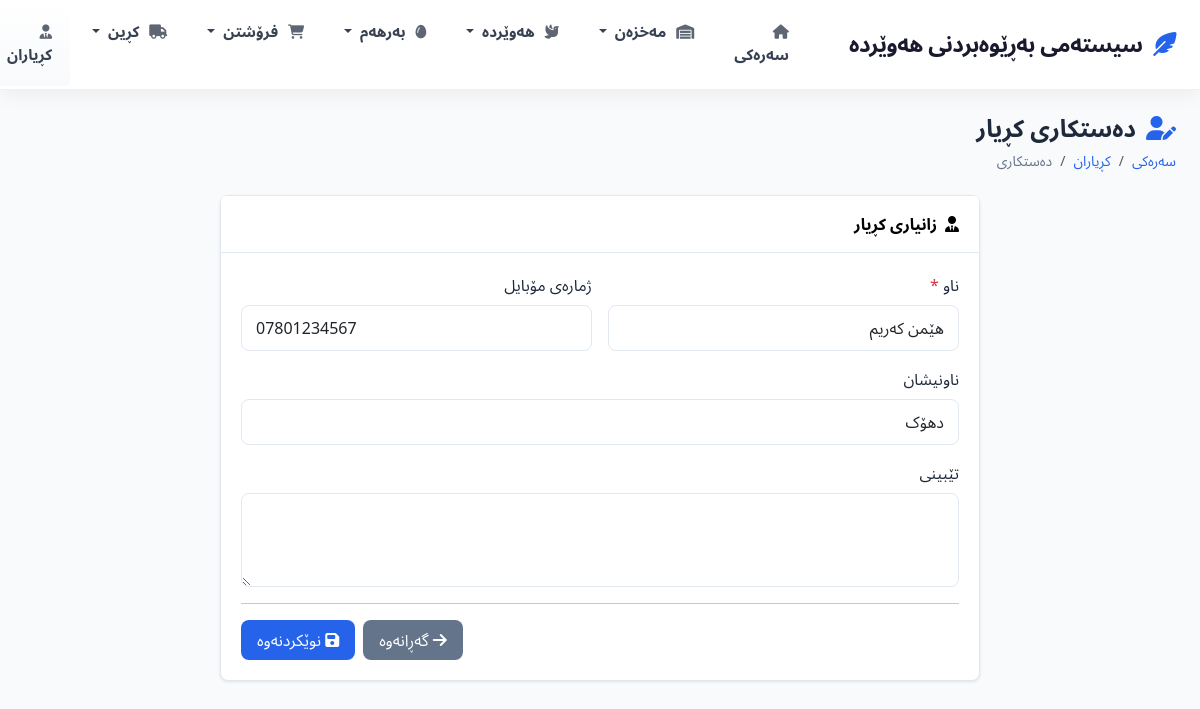
Screenshot of /pages/customers/edit.php?id=3 (signed in) with the database file from the repository.
### tables this page shows
CREATE TABLE IF NOT EXISTS customers (
    id INT AUTO_INCREMENT PRIMARY KEY,
    name VARCHAR(255) NOT NULL,
    phone VARCHAR(20),
    email VARCHAR(100),
    address TEXT,
    total_purchases DECIMAL(12,2) DEFAULT 0.00,
    created_at TIMESTAMP DEFAULT CURRENT_TIMESTAMP,
    updated_at TIMESTAMP DEFAULT CURRENT_TIMESTAMP ON UPDATE CURRENT_TIMESTAMP
);

### includes/database.php (called while the page is built, shortened)
<?php
class Database {
    private $host = DB_HOST;
    private $user = DB_USER;
    private $pass = DB_PASS;
    private $dbname = DB_NAME;
    private $conn;
    private $stmt;
    public function __construct() {
        $options = array(
            PDO::ATTR_PERSISTENT => true,
            PDO::ATTR_ERRMODE => PDO::ERRMODE_EXCEPTION,
            PDO::ATTR_DEFAULT_FETCH_MODE => PDO::FETCH_ASSOC,
            PDO::MYSQL_ATTR_INIT_COMMAND => "SET NAMES utf8mb4"
        );
        try {
            $dsn = 'mysql:host=' . $this->host . ';dbname=' . $this->dbname . ';charset=utf8mb4';
            $this->conn = new PDO($dsn, $this->user, $this->pass, $options);
        } catch(PDOException $e) {
            $this->error = $e->getMessage();
            die('Database Connection Error: ' . $this->error);
        }
    }
    private function createTables() {
        $this->conn->exec($sql);
        $this->conn->exec("
        CREATE TABLE IF NOT EXISTS incubator (
            id INT AUTO_INCREMENT PRIMARY KEY,
            group_name VARCHAR(255) NOT NULL,
            customer_id INT,
            egg_id INT,
            egg_quantity INT NOT NULL DEFAULT 0,
            entry_date DATE NOT NULL,
            expected_hatch_date DATE NOT NULL,
            status ENUM('incubating','hatched') DEFAULT 'incubating',
            hatched_count INT DEFAULT 0,
            damaged_count INT DEFAULT 0,
            notes TEXT,
            created_at TIMESTAMP DEFAULT CURRENT_TIMESTAMP,
            updated_at TIMESTAMP DEFAULT CURRENT_TIMESTAMP ON UPDATE CURRENT_TIMESTAMP
        ) ENGINE=InnoDB DEFAULT CHARSET=utf8mb4 COLLATE=utf8mb4_unicode_ci;
        ");
        try {
            $this->conn->exec("ALTER TABLE incubator ADD COLUMN customer_id INT AFTER group_name");
        } catch (PDOException $e) {
        }
        try {
            $this->conn->exec("ALTER TABLE chicks ADD COLUMN egg_id INT AFTER batch_name");
        } catch (PDOException $e) {
        }
        try {
            $this->conn->exec("ALTER TABLE chicks MODIFY COLUMN batch_name VARCHAR(255) DEFAULT ''");
        } catch (PDOException $e) {
        }
        try {
            $this->conn->exec("ALTER TABLE chicks ADD COLUMN incubator_id INT AFTER egg_id");
        } catch (PDOException $e) {
        }
        try {
            $this->conn->exec("ALTER TABLE chicks ADD COLUMN customer_id INT AFTER incubator_id");
        } catch (PDOException $e) {
        }
    }
    public function query($sql) {
        $this->stmt = $this->conn->prepare($sql);
    }
    public function bind($param, $value, $type = null) {
        if(is_null($type)) {
            switch(true) {
                default:
                    $type = PDO::PARAM_STR;
            }
        }
        $this->stmt->bindValue($param, $value, $type);
    }
    public function execute() {
        return $this->stmt->execute();
    }
    public function single() {
        $this->execute();
        return $this->stmt->fetch();
    }
}
$db = new Database();
?>

### pages/customers/edit.php (the view, shortened to what this page needs)
<?php
$basePath = '../../';
require_once $basePath . 'includes/database.php';
$id = $_GET['id'] ?? 0;
$db->query("SELECT * FROM customers WHERE id = :id");
$db->bind(':id', $id);
$customer = $db->single();
require_once $basePath . 'includes/header.php';
?>
<div class="page-header">
    <div>
        <h2><i class="fas fa-user-edit"></i> دەستکاری کڕیار</h2>
        <nav aria-label="breadcrumb">
            <ol class="breadcrumb">
                <li class="breadcrumb-item"><a href="<?php echo $basePath; ?>index.php">سەرەکی</a></li>
                <li class="breadcrumb-item"><a href="list.php">کڕیاران</a></li>
                <li class="breadcrumb-item active">دەستکاری</li>
            </ol>
        </nav>
    </div>
</div>
<div class="row justify-content-center">
    <div class="col-lg-8">
        <div class="card">
            <div class="card-header">
                <i class="fas fa-user-tie"></i> زانیاری کڕیار
            </div>
            <div class="card-body">
                <form method="POST" class="needs-validation" novalidate>
                    <div class="row g-3">
                        <div class="col-md-6">
                            <label class="form-label">ناو <span class="text-danger">*</span></label>
                            <input type="text" name="name" class="form-control" value="<?php echo htmlspecialchars($customer['name']); ?>" required>
                        </div>
                        <div class="col-md-6">
                            <label class="form-label">ژمارەی مۆبایل</label>
                            <input type="tel" name="phone" class="form-control" dir="ltr" value="<?php echo htmlspecialchars($customer['phone'] ?? ''); ?>">
                        </div>
                        <div class="col-12">
                            <label class="form-label">ناونیشان</label>
                            <input type="text" name="address" class="form-control" value="<?php echo htmlspecialchars($customer['address'] ?? ''); ?>">
                        </div>
                        <div class="col-12">
                            <label class="form-label">تێبینی</label>
                            <textarea name="notes" class="form-control" rows="3"><?php echo htmlspecialchars($customer['notes'] ?? ''); ?></textarea>
                        </div>
                    </div>
                    <hr>
                    <div class="d-flex gap-2 justify-content-end">
                        <a href="list.php" class="btn btn-secondary">
                            <i class="fas fa-arrow-right"></i> گەڕانەوە
                        </a>
                        <button type="submit" class="btn btn-primary">
                            <i class="fas fa-save"></i> نوێکردنەوە
                        </button>
                    </div>
                </form>
            </div>
        </div>
    </div>
</div>
<?php require_once $basePath . 'includes/footer.php'; ?>

### css/style.css (style rules this page uses)
:root { --primary-color: #2563eb; --secondary-color: #3b82f6; --success-color: #22c55e; --warning-color: #f59e0b; --danger-color: #ef4444; --light-bg: #f8fafc; --white: #ffffff; --text-primary: #1e293b; --text-secondary: #64748b; --text-light: #94a3b8; --border-color: #e2e8f0; --card-shadow: 0 1px 3px rgba(0, 0, 0, 0.1); --hover-shadow: 0 4px 12px rgba(0, 0, 0, 0.1); --border-radius: 8px; --transition: all 0.2s ease; }
* { margin: 0; padding: 0; box-sizing: border-box; }
html, body { overflow-x: hidden; scrollbar-width: none; -ms-overflow-style: none; }
* { scrollbar-width: none; -ms-overflow-style: none; }
body { font-family: 'Segoe UI', 'Noto Sans Arabic', Tahoma, Geneva, Verdana, sans-serif; background: var(--light-bg); min-height: 100vh; direction: rtl; text-align: right; color: var(--text-primary); }
.page-header { display: flex; justify-content: space-between; align-items: center; margin-bottom: 1.5rem; flex-wrap: wrap; gap: 1rem; }
.page-header h2 { font-size: 1.5rem; font-weight: 700; color: var(--text-primary); display: flex; align-items: center; gap: 10px; margin: 0; }
.page-header h2 i { color: var(--primary-color); }
.breadcrumb { background: transparent; padding: 0; margin: 0.5rem 0 0 0; font-size: 0.875rem; }
.breadcrumb-item a { color: var(--primary-color); text-decoration: none; }
.breadcrumb-item.active { color: var(--text-secondary); }
.card { background: var(--white); border: 1px solid var(--border-color); border-radius: var(--border-radius); box-shadow: var(--card-shadow); margin-bottom: 1rem; }
.card-header { background: var(--white); border-bottom: 1px solid var(--border-color); padding: 1rem 1.25rem; font-weight: 600; color: #000000; display: flex; align-items: center; gap: 8px; }
.card-header i { color: #000000; }
.card-body { padding: 1.25rem; }
.btn { border-radius: var(--border-radius); padding: 0.5rem 1rem; font-weight: 500; transition: var(--transition); border: none; }
.btn-primary { background: var(--primary-color); color: var(--white); }
.btn-secondary { background: var(--text-secondary); color: var(--white); }
.form-control, .form-select { border: 1px solid var(--border-color); border-radius: var(--border-radius); padding: 0.625rem 0.875rem; transition: var(--transition); background: var(--white); }
.form-label { font-weight: 500; color: var(--text-primary); margin-bottom: 0.5rem; }

### includes/header.php (style rules this page uses)
.card { margin-bottom: 1rem; }
.page-header { display: flex; justify-content: space-between; align-items: center; flex-wrap: wrap; gap: 1rem; margin-bottom: 1.5rem; }

### rows the page displays
customers: name "هێمن کەریم", phone "07801234567", address "دهۆک"

### other values shown
SITE_NAME "سیستەمی بەڕێوەبردنی هەوێردە"
